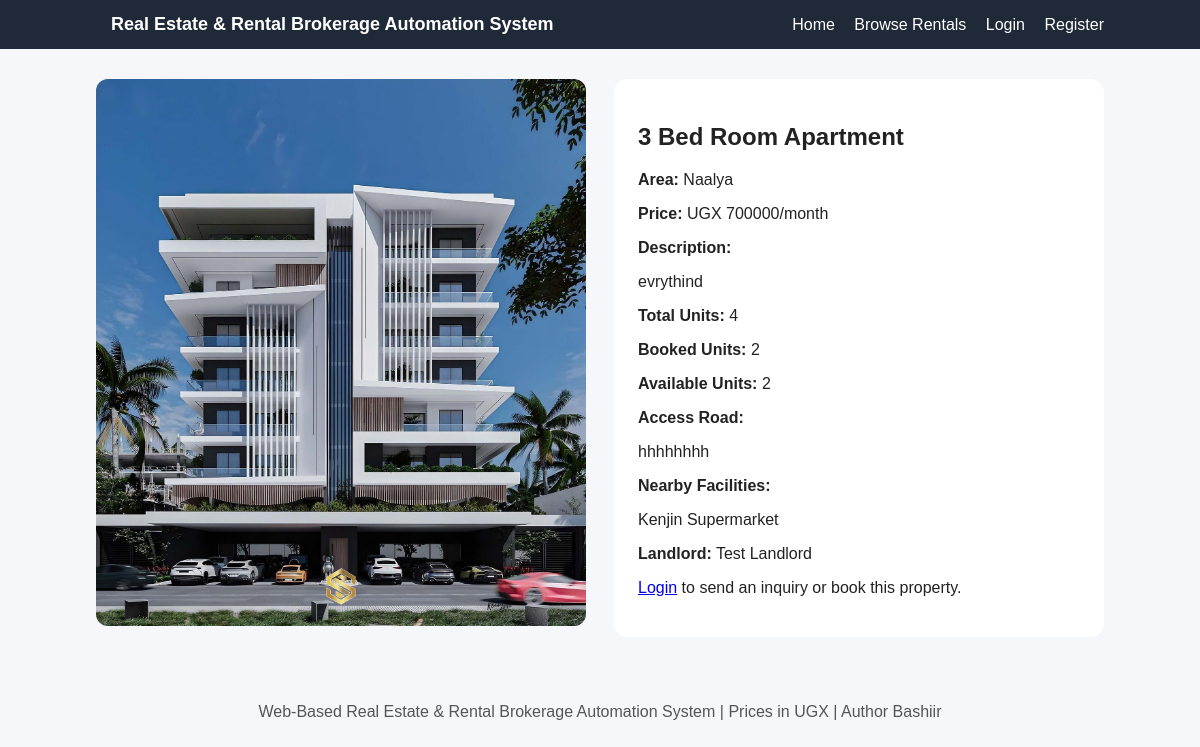
Screenshot of /properties/2/ with the database file from the repository.
### brokerage/models.py (models this page shows, shortened)
class Property(models.Model):
    landlord=models.ForeignKey(User,on_delete=models.CASCADE,related_name='properties')
    title=models.CharField(max_length=200)
    description=models.TextField()
    area=models.CharField(max_length=50,choices=KAMPALA_AREAS)
    price=models.PositiveIntegerField()
    total_units = models.PositiveIntegerField(default=1)
    booked_units = models.PositiveIntegerField(default=0)
    access_road_description=models.TextField()
    facilities=models.TextField(blank=True)
    image=models.ImageField(upload_to='property_images/',blank=True,null=True)
    video=models.FileField(upload_to='property_videos/',blank=True,null=True)
    status=models.CharField(max_length=20,choices=PROPERTY_STATUS,default='Pending')
    admin_comment=models.TextField(blank=True)
    created_at=models.DateTimeField(auto_now_add=True)
    class Meta: ordering=['-created_at']
    @property
    def available_units(self):
        return self.total_units - self.booked_units

### brokerage/views.py (the view)
# urls.py: path('properties/<int:property_id>/',views.property_detail,name='property_detail'),
def property_detail(request,property_id):
    p=get_object_or_404(Property,id=property_id,status='Approved')
    return render(request,'properties/detail.html',{'property':p,'inquiry_form':InquiryForm()})

### templates/properties/detail.html (shortened to what this page needs)
{% extends 'base.html' %}
{% block content %}
<div class="detail-layout">
    <div>
        {% if property.image %}
            <img class="detail-img" src="{{ property.image.url }}">
        {% endif %}
    </div>
    <div class="detail-info">
        <h2>{{ property.title }}</h2>
        <p><b>Area:</b> {{ property.area }}</p>
        <p><b>Price:</b> UGX {{ property.price }}/month</p>
        <p><b>Description:</b></p>
        <p>{{ property.description }}</p>
        <p><strong>Total Units:</strong> {{ property.total_units }}</p>
        <p><strong>Booked Units:</strong> {{ property.booked_units }}</p>
        <p><strong>Available Units:</strong> {{ property.available_units }}</p>
        <p><b>Access Road:</b></p>
        <p>{{ property.access_road_description }}</p>
        <p><b>Nearby Facilities:</b></p>
        <p>{{ property.facilities|default:"Not specified" }}</p>
        <p><b>Landlord:</b> {{ property.landlord.get_full_name|default:property.landlord.username }}</p>
        {% if user.is_authenticated %}
            {% if property.available_units > 0 %}
            <form method="post" action="/book/{{ property.id }}/">
                {% csrf_token %}
                <textarea name="message" placeholder="Enter booking message"></textarea>
                <button type="submit">Book Property</button>
            </form>
            {% endif %}
            <hr>
            <h3>Send Inquiry to Landlord</h3>
            <form method="post" action="/inquiry/{{ property.id }}/" class="form-card small">
                {% csrf_token %}
                {{ inquiry_form.as_p }}
                <button type="submit">Send Inquiry</button>
            </form>
        {% else %}
            <p>
                <a href="/login/">Login</a> to send an inquiry or book this property.
            </p>
        {% endif %}
    </div>
</div>
{% endblock %}

### static/css/style.css (style rules this page uses)
* { box-sizing:border-box }
body { margin:0;font-family:Arial,sans-serif;background:#f5f7fb;color:#222 }
.detail-layout { display:grid;grid-template-columns:1fr 1fr;gap:28px }
.detail-img,.video { width:100%;border-radius:12px;background:#ddd }
.detail-info { background:white;padding:24px;border-radius:14px }

### rows the page displays
Property: image (picture), title "3 Bed Room Apartment", area "Naalya", price "700000", description "evrythind", total_units "4", booked_units "2", available_units "2", access_road_description "hhhhhhhh", facilities "Kenjin Supermarket", landlord.get_full_name "Test Landlord"
